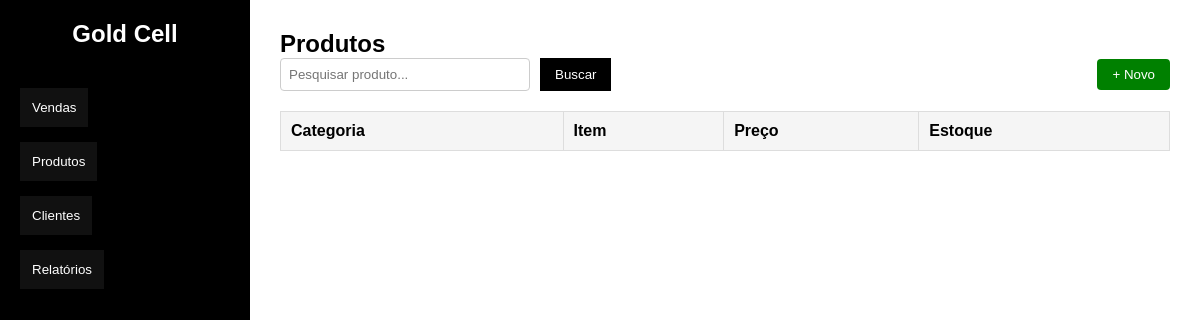
/products, run on an earlier commit of the app's database.
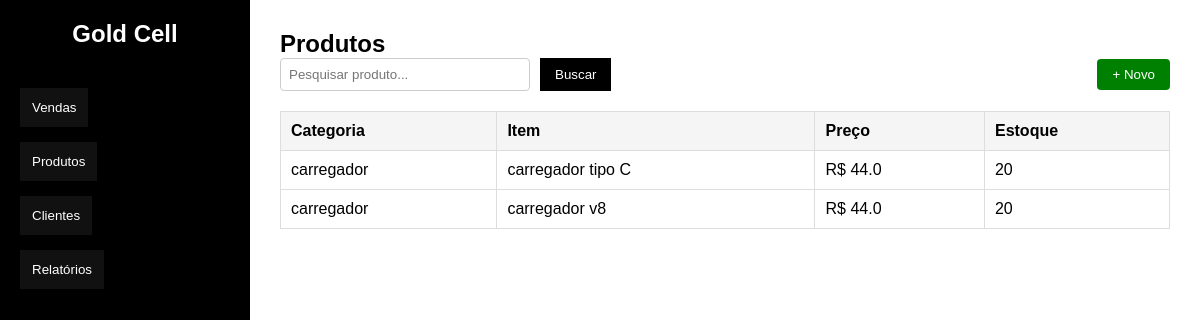
And on a later commit of the database.
### tables this page shows
CREATE TABLE items (
        id INTEGER PRIMARY KEY AUTOINCREMENT,
        product_id INTEGER NOT NULL,
        name TEXT NOT NULL,
        price REAL,
        stock INTEGER,
        created_at DATETIME DEFAULT CURRENT_TIMESTAMP,

        FOREIGN KEY (product_id) REFERENCES products(id)
    );

CREATE TABLE products (
        id INTEGER PRIMARY KEY AUTOINCREMENT,
        name TEXT NOT NULL,
        created_at DATETIME DEFAULT CURRENT_TIMESTAMP
    );

### routes.py (the view)
@app.route("/products")
def list_products():
    data = get_products_with_items()
    return render_template("products.html", data=data)

### database/engine.py (called while the page is built)
def get_connection():
    return sqlite3.connect(DB_PATH)

def get_products_with_items():
    conn = get_connection()
    cursor = conn.cursor()
    cursor.execute("""
        SELECT
            p.id,
            p.name AS product_name,
            i.id AS item_id,
            i.name AS item_name,
            i.price,
            i.stock
        FROM products p
        LEFT JOIN items i ON p.id = i.product_id
        ORDER BY p.id
    """)
    rows = cursor.fetchall()
    conn.close()
    return rows

### templates/products.html
{% extends "base.html" %}
{% block content %}
<h2>Produtos</h2>
<div class="products-header">
    <form method="get" class="search-box">
        <input
            type="text"
            name="search"
            placeholder="Pesquisar produto..."
            value="{{ request.args.get('search','') }}"
        >
        <button type="submit">Buscar</button>
    </form>
    <a href="/produtos/novo">
        <button class="btn-add">+ Novo</button>
    </a>
</div>
<table class="products-table">
    <tr>
        <th>Categoria</th>
        <th>Item</th>
        <th>Preço</th>
        <th>Estoque</th>
    </tr>
    {% for row in data %}
    <tr>
        <td>{{ row[1] }}</td>
        <td>{{ row[3] or "-" }}</td>
        <td>R$ {{ row[4] or "0.00" }}</td>
        <td>{{ row[5] or "0" }}</td>
    </tr>
    {% endfor %}
</table>
{% endblock %}

### templates/base.html (shortened to what this page needs)
<!DOCTYPE html>
<html lang="pt-BR">
<head>
    <link rel="stylesheet" href="{{ url_for('static', filename='base.css') }}">
</head>
<body>
<div class="container">
    <aside class="sidebar">
        <h1 class="logo">Gold Cell</h1>
        <nav class="menu">
            <a href="/vendas"><button>Vendas</button></a>
            <a href="/produtos"><button>Produtos</button></a>
            <a href="/clientes"><button>Clientes</button></a>
            <a href="/relatorios"><button>Relatórios</button></a>
        </nav>
    </aside>
    <main class="main-content">
        {% block content %}
        {% endblock %}
    </main>
</div>
</body>
</html>

### static/base.css (style rules this page uses)
* { margin: 0; padding: 0; box-sizing: border-box; font-family: Arial, Helvetica, sans-serif; }
body { height: 100vh; }
.container { display: flex; height: 100vh; }
.sidebar { width: 250px; background-color: #000; color: #fff; padding: 20px; }
.logo { text-align: center; margin-bottom: 40px; font-size: 24px; }
.menu { display: flex; flex-direction: column; gap: 15px; }
.menu button { padding: 12px; background-color: #111; border: none; color: #fff; cursor: pointer; text-align: left; transition: 0.3s; }
.main-content { flex: 1; background-color: #fff; padding: 30px; }
.products-header { display: flex; justify-content: space-between; align-items: center; margin-bottom: 20px; }
.search-box { display: flex; gap: 10px; }
.search-box input { padding: 8px; width: 250px; border: 1px solid #ccc; border-radius: 4px; }
.search-box button { padding: 8px 15px; background: #000; color: #fff; border: none; cursor: pointer; }
.btn-add { padding: 8px 15px; background: green; color: white; border: none; cursor: pointer; border-radius: 4px; }
.products-table { width: 100%; border-collapse: collapse; margin-top: 20px; }
.products-table th, .products-table td { padding: 10px; border: 1px solid #ddd; text-align: left; }
.products-table th { background: #f5f5f5; }

What changed in the data, as far as the page shows it:
added items: name "carregador", name "carregador tipo C", price "44.0", stock "20"
added items: name "carregador", name "carregador v8", price "44.0", stock "20"
